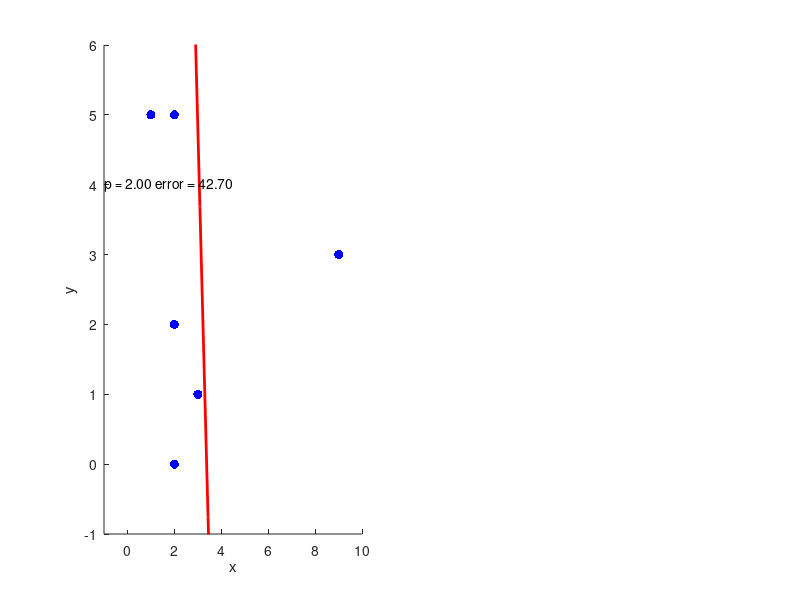

Reproduce this figure in MATLAB.
function PolyRegress_2();

rng(0);

DATA_x = [2 1 2 3 9 2];
DATA_y = [0 5 2 1 3 5];
N = length(DATA_x);

d=2;
p=2;

subplot(1,2,1);
hold on;
plot(DATA_x,DATA_y,'b.','MarkerSize',20,'MarkerFaceColor','b');


q_initial=randn(d,1);
[q,ne,fe] = root_of_dEp(q_initial,DATA_y,DATA_x,p);
q_h=[-q(1,1)/q(2,1);1/q(2,1)];
DATA_i = linspace(min(DATA_x),max(DATA_x),4*N);
plot(DATA_i,polyval(q_h(end:-1:1),DATA_i),'r-','LineWidth',2);
text(-1,4,sprintf('p = %0.2f error = %0.2f',p,fe));
disp(q_h);
disp(fe);

hold off;
xlabel('x');ylabel('y');
axis([-1,+10,-1,+6]);


function [qroot,newtonerror,finalerror] = root_of_dEp(q_initial,x,y,p);
max_iteration = 15; iteration=0;
q = q_initial;
while (iteration<max_iteration);
dq = inv(ddEp(q,x,y,p))*dEp(q,x,y,p);
q = q - dq;
iteration = iteration+1;
end; 
qroot = q; newtonerror = norm(dEp(qroot,x,y,p)); finalerror = Ep(qroot,x,y,p);

function output = Ep(q,x,y,p);
r = polyval(q(end:-1:1),x)-y;
output = sum(abs(r).^p);

function output = dEp(q,x,y,p);
r = polyval(q(end:-1:1),x)-y;
output = zeros(length(q),1);
for j=0:length(q)-1;
output(1+j) = sum(p*(abs(r).^(p-1)).*(x.^j).*sign(r));
end;

function output = ddEp(q,x,y,p);
r = polyval(q(end:-1:1),x)-y;
output = zeros(length(q),length(q));
for j=0:length(q)-1;
for k=0:length(q)-1;
output(1+j,1+k) = sum(p*(p-1)*(abs(r).^(p-2)).*(x.^(j+k)));
end;
end;